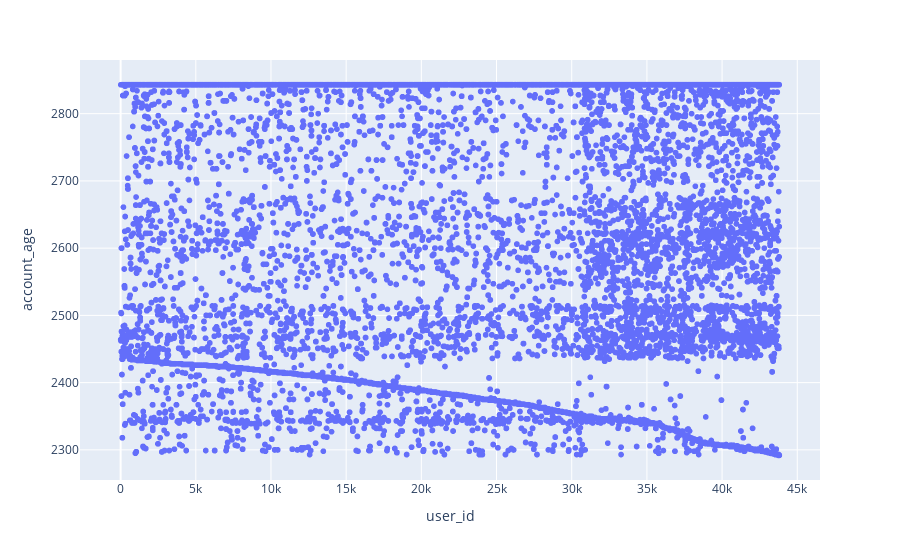

The notebook cell saved with this chart:
### Code cell
px.scatter(df, df.user_id, df.account_age)

### Figure 1 — Plotly figure (JSON) as saved in the notebook; plotly's stock layout.template omitted (floating-point values rounded to 4 significant figures; data arrays with more than 128 entries replaced by an {"elided": "..."} marker saying what was removed)
{"data": [{"hovertemplate": "user_id=%{x}<br>account_age=%{y}<extra></extra>", "legendgroup": "", "marker": {"color": "#636efa", "symbol": "circle"}, "mode": "markers", "name": "", "showlegend": false, "type": "scattergl", "x": {"elided": "75007 int values"}, "xaxis": "x", "y": {"elided": "75007 int values"}, "yaxis": "y"}], "layout": {"legend": {"tracegroupgap": 0}, "margin": {"t": 60}, "xaxis": {"anchor": "y", "domain": [0, 1], "title": {"text": "user_id"}}, "yaxis": {"anchor": "x", "domain": [0, 1], "title": {"text": "account_age"}}}}
